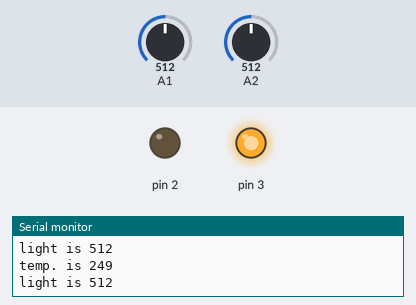
Bench run of a sketch on a simulated Arduino Uno, built with avr-gcc and run on an emulated ATmega328P. On the bench: output pins drawn as LEDs (lit = HIGH), the last lines printed to the serial monitor. The test bench sets the inputs (shaded band); at power-on: A1 = 512, A2 = 512.

Above: at 1.2 s.
1.3 s: A1 set to 66
4.3 s: A1 set to 59
At 5.5 s:
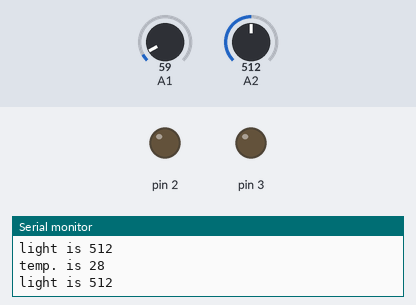
5.8 s: A2 set to 18
8.8 s: A2 set to 14
At 9.2 s:
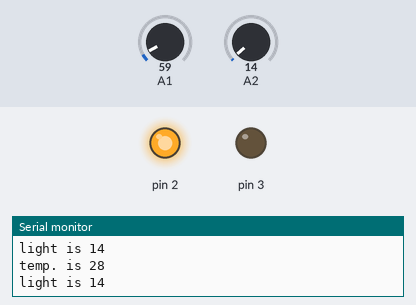
10.3 s: A1 set to 306
At 11.4 s:
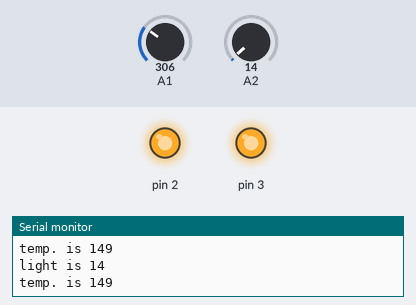
11.8 s: A2 set to 40
At 12.9 s:
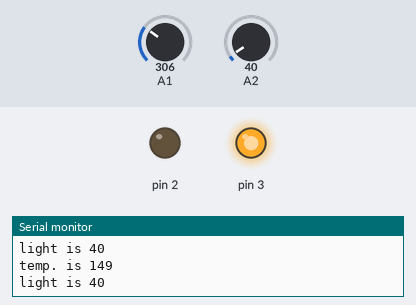
Timing chart, 0 to 14.3 s (numbered marks = the images above; inputs shaded):
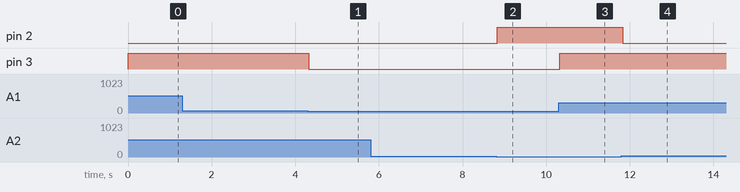

The sketch:

automatic_room_light_controller.ino
```cpp
void setup() {
  // put your setup code here, to run once:
  Serial.begin(9600);
  pinMode(2,OUTPUT);
  pinMode(3,OUTPUT);

}

void loop() {
  // put your main code here, to run repeatedly:
  int ldr=analogRead(A2);
  int temp=analogRead(A1);
  int temp1=(temp*4.88)/10;
  Serial.print("\nlight is ");
  Serial.print(ldr);
  Serial.print("\ntemp. is ");
  Serial.print(temp1);
  if(ldr<=15)
   digitalWrite(2,HIGH);
  else
   digitalWrite(2,LOW);
  if(temp1>=30)
   digitalWrite(3,HIGH);
  else
   digitalWrite(3,LOW);


}
```

Measured:
- the behaviour switches between 62 and 61 on A1 (found by bisection; images 0 and 1)
- the behaviour switches between 16 and 15 on A2 (found by bisection; images 1 and 2)
- after the input at 4.3 s, pin 3: HIGH → LOW at once
- after the input at 8.8 s, pin 2: LOW → HIGH at once
- after the input at 10.3 s, pin 3: LOW → HIGH at once
- after the input at 11.8 s, pin 2: HIGH → LOW at once
